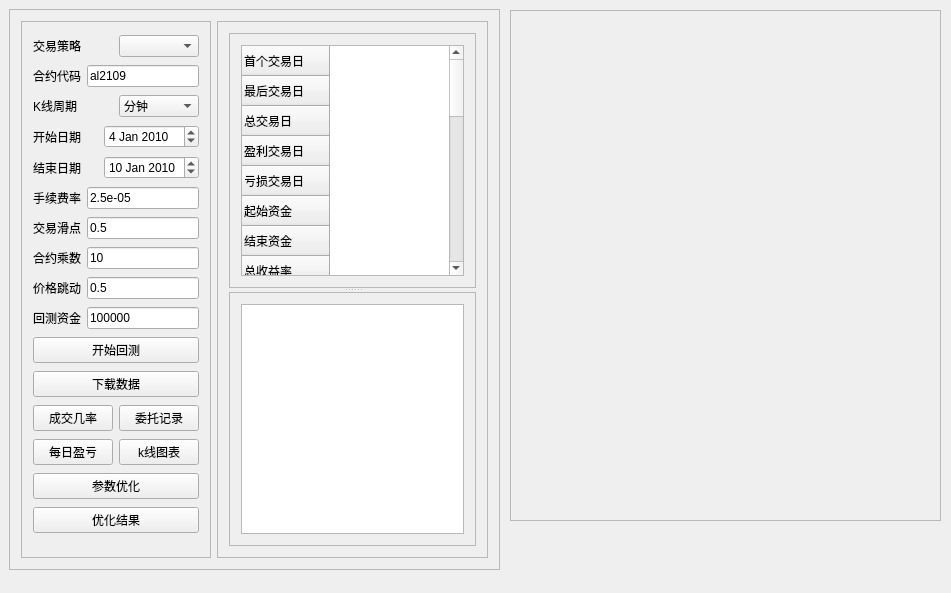
<?xml version="1.0" encoding="UTF-8"?>
<ui version="4.0">
 <class>BacktesterManager</class>
 <widget class="QWidget" name="BacktesterManager">
  <property name="geometry">
   <rect>
    <x>0</x>
    <y>0</y>
    <width>951</width>
    <height>593</height>
   </rect>
  </property>
  <property name="windowTitle">
   <string>BacktesterManager</string>
  </property>
  <widget class="QFrame" name="frame">
   <property name="geometry">
    <rect>
     <x>9</x>
     <y>9</y>
     <width>491</width>
     <height>561</height>
    </rect>
   </property>
   <property name="frameShape">
    <enum>QFrame::StyledPanel</enum>
   </property>
   <property name="frameShadow">
    <enum>QFrame::Raised</enum>
   </property>
   <layout class="QHBoxLayout" name="horizontalLayout_4">
    <item>
     <widget class="QFrame" name="frame_3">
      <property name="frameShape">
       <enum>QFrame::StyledPanel</enum>
      </property>
      <property name="frameShadow">
       <enum>QFrame::Raised</enum>
      </property>
      <layout class="QGridLayout" name="gridLayout_3">
       <item row="0" column="0">
        <layout class="QHBoxLayout" name="horizontalLayout">
         <item>
          <widget class="QLabel" name="label">
           <property name="text">
            <string>交易策略</string>
           </property>
          </widget>
         </item>
         <item>
          <widget class="QComboBox" name="comboBox"/>
         </item>
        </layout>
       </item>
       <item row="1" column="0">
        <layout class="QHBoxLayout" name="horizontalLayout_2">
         <item>
          <widget class="QLabel" name="label_2">
           <property name="text">
            <string>合约代码</string>
           </property>
          </widget>
         </item>
         <item>
          <widget class="QLineEdit" name="lineEdit_2">
           <property name="text">
            <string>al2109</string>
           </property>
          </widget>
         </item>
        </layout>
       </item>
       <item row="2" column="0">
        <layout class="QHBoxLayout" name="horizontalLayout_7">
         <item>
          <widget class="QLabel" name="label_7">
           <property name="text">
            <string>K线周期</string>
           </property>
          </widget>
         </item>
         <item>
          <widget class="QComboBox" name="comboBox_2">
           <item>
            <property name="text">
             <string>分钟</string>
            </property>
           </item>
           <item>
            <property name="text">
             <string>小时</string>
            </property>
           </item>
           <item>
            <property name="text">
             <string>天</string>
            </property>
           </item>
          </widget>
         </item>
        </layout>
       </item>
       <item row="3" column="0">
        <layout class="QHBoxLayout" name="horizontalLayout_8">
         <item>
          <widget class="QLabel" name="label_8">
           <property name="text">
            <string>开始日期</string>
           </property>
          </widget>
         </item>
         <item>
          <widget class="QDateEdit" name="dateEdit">
           <property name="dateTime">
            <datetime>
             <hour>0</hour>
             <minute>0</minute>
             <second>0</second>
             <year>2010</year>
             <month>1</month>
             <day>4</day>
            </datetime>
           </property>
          </widget>
         </item>
        </layout>
       </item>
       <item row="4" column="0">
        <layout class="QHBoxLayout" name="horizontalLayout_11">
         <item>
          <widget class="QLabel" name="label_11">
           <property name="text">
            <string>结束日期</string>
           </property>
          </widget>
         </item>
         <item>
          <widget class="QDateEdit" name="dateEdit_2">
           <property name="dateTime">
            <datetime>
             <hour>0</hour>
             <minute>0</minute>
             <second>0</second>
             <year>2010</year>
             <month>1</month>
             <day>10</day>
            </datetime>
           </property>
          </widget>
         </item>
        </layout>
       </item>
       <item row="5" column="0">
        <layout class="QHBoxLayout" name="horizontalLayout_10">
         <item>
          <widget class="QLabel" name="label_10">
           <property name="text">
            <string>手续费率</string>
           </property>
          </widget>
         </item>
         <item>
          <widget class="QLineEdit" name="lineEdit_10">
           <property name="text">
            <string>2.5e-05</string>
           </property>
          </widget>
         </item>
        </layout>
       </item>
       <item row="6" column="0">
        <layout class="QHBoxLayout" name="horizontalLayout_9">
         <item>
          <widget class="QLabel" name="label_9">
           <property name="text">
            <string>交易滑点</string>
           </property>
          </widget>
         </item>
         <item>
          <widget class="QLineEdit" name="lineEdit_9">
           <property name="text">
            <string>0.5</string>
           </property>
          </widget>
         </item>
        </layout>
       </item>
       <item row="7" column="0">
        <layout class="QHBoxLayout" name="horizontalLayout_12">
         <item>
          <widget class="QLabel" name="label_12">
           <property name="text">
            <string>合约乘数</string>
           </property>
          </widget>
         </item>
         <item>
          <widget class="QLineEdit" name="lineEdit_12">
           <property name="text">
            <string>10</string>
           </property>
          </widget>
         </item>
        </layout>
       </item>
       <item row="8" column="0">
        <layout class="QHBoxLayout" name="horizontalLayout_13">
         <item>
          <widget class="QLabel" name="label_13">
           <property name="text">
            <string>价格跳动</string>
           </property>
          </widget>
         </item>
         <item>
          <widget class="QLineEdit" name="lineEdit_13">
           <property name="text">
            <string>0.5</string>
           </property>
          </widget>
         </item>
        </layout>
       </item>
       <item row="9" column="0">
        <layout class="QHBoxLayout" name="horizontalLayout_14">
         <item>
          <widget class="QLabel" name="label_14">
           <property name="text">
            <string>回测资金</string>
           </property>
          </widget>
         </item>
         <item>
          <widget class="QLineEdit" name="lineEdit_14">
           <property name="text">
            <string>100000</string>
           </property>
          </widget>
         </item>
        </layout>
       </item>
       <item row="10" column="0">
        <widget class="QPushButton" name="pushButton">
         <property name="text">
          <string>开始回测</string>
         </property>
        </widget>
       </item>
       <item row="11" column="0">
        <widget class="QPushButton" name="pushButton_2">
         <property name="text">
          <string>下载数据</string>
         </property>
        </widget>
       </item>
       <item row="12" column="0">
        <layout class="QHBoxLayout" name="horizontalLayout_15">
         <item>
          <widget class="QPushButton" name="pushButton_4">
           <property name="text">
            <string>成交几率</string>
           </property>
          </widget>
         </item>
         <item>
          <widget class="QPushButton" name="pushButton_3">
           <property name="text">
            <string>委托记录</string>
           </property>
          </widget>
         </item>
        </layout>
       </item>
       <item row="13" column="0">
        <layout class="QHBoxLayout" name="horizontalLayout_16">
         <item>
          <widget class="QPushButton" name="pushButton_5">
           <property name="text">
            <string>每日盈亏</string>
           </property>
          </widget>
         </item>
         <item>
          <widget class="QPushButton" name="pushButton_6">
           <property name="text">
            <string>k线图表</string>
           </property>
          </widget>
         </item>
        </layout>
       </item>
       <item row="14" column="0">
        <widget class="QPushButton" name="pushButton_7">
         <property name="text">
          <string>参数优化</string>
         </property>
        </widget>
       </item>
       <item row="15" column="0">
        <widget class="QPushButton" name="pushButton_8">
         <property name="text">
          <string>优化结果</string>
         </property>
        </widget>
       </item>
      </layout>
     </widget>
    </item>
    <item>
     <widget class="QFrame" name="frame_4">
      <property name="frameShape">
       <enum>QFrame::StyledPanel</enum>
      </property>
      <property name="frameShadow">
       <enum>QFrame::Raised</enum>
      </property>
      <layout class="QGridLayout" name="gridLayout_4">
       <item row="0" column="0">
        <widget class="QSplitter" name="splitter_4">
         <property name="orientation">
          <enum>Qt::Vertical</enum>
         </property>
         <widget class="QFrame" name="frame_5">
          <property name="frameShape">
           <enum>QFrame::StyledPanel</enum>
          </property>
          <property name="frameShadow">
           <enum>QFrame::Raised</enum>
          </property>
          <layout class="QVBoxLayout" name="verticalLayout">
           <item>
            <widget class="QTableWidget" name="tableWidget">
             <row>
              <property name="text">
               <string>首个交易日</string>
              </property>
             </row>
             <row>
              <property name="text">
               <string>最后交易日</string>
              </property>
             </row>
             <row>
              <property name="text">
               <string>总交易日</string>
              </property>
             </row>
             <row>
              <property name="text">
               <string>盈利交易日</string>
              </property>
             </row>
             <row>
              <property name="text">
               <string>亏损交易日</string>
              </property>
             </row>
             <row>
              <property name="text">
               <string>起始资金</string>
              </property>
             </row>
             <row>
              <property name="text">
               <string>结束资金</string>
              </property>
             </row>
             <row>
              <property name="text">
               <string>总收益率</string>
              </property>
             </row>
             <row>
              <property name="text">
               <string>年化收益</string>
              </property>
             </row>
             <row>
              <property name="text">
               <string>最大回撤</string>
              </property>
             </row>
             <row>
              <property name="text">
               <string>百分比最大回撤</string>
              </property>
             </row>
             <row>
              <property name="text">
               <string>总盈亏</string>
              </property>
             </row>
             <row>
              <property name="text">
               <string>总手续费</string>
              </property>
             </row>
             <row>
              <property name="text">
               <string>总滑点</string>
              </property>
             </row>
             <row>
              <property name="text">
               <string>总成交金额</string>
              </property>
             </row>
             <row>
              <property name="text">
               <string>总成交笔数</string>
              </property>
             </row>
             <row>
              <property name="text">
               <string>日均盈亏</string>
              </property>
             </row>
             <row>
              <property name="text">
               <string>日均手续费</string>
              </property>
             </row>
             <row>
              <property name="text">
               <string>日均滑点</string>
              </property>
             </row>
             <row>
              <property name="text">
               <string>日均成交金额</string>
              </property>
             </row>
             <row>
              <property name="text">
               <string>日均成交笔数</string>
              </property>
             </row>
             <row>
              <property name="text">
               <string>日均收益率</string>
              </property>
             </row>
             <row>
              <property name="text">
               <string>收益标准差</string>
              </property>
             </row>
             <row>
              <property name="text">
               <string>Sharpe Ratio</string>
              </property>
             </row>
             <row>
              <property name="text">
               <string>收益回撤比</string>
              </property>
             </row>
            </widget>
           </item>
          </layout>
         </widget>
         <widget class="QFrame" name="frame_6">
          <property name="frameShape">
           <enum>QFrame::StyledPanel</enum>
          </property>
          <property name="frameShadow">
           <enum>QFrame::Raised</enum>
          </property>
          <layout class="QGridLayout" name="gridLayout">
           <item row="0" column="0">
            <widget class="QTextEdit" name="textEdit"/>
           </item>
          </layout>
         </widget>
        </widget>
       </item>
      </layout>
     </widget>
    </item>
   </layout>
  </widget>
  <widget class="QFrame" name="frame_2">
   <property name="geometry">
    <rect>
     <x>510</x>
     <y>10</y>
     <width>431</width>
     <height>511</height>
    </rect>
   </property>
   <property name="frameShape">
    <enum>QFrame::StyledPanel</enum>
   </property>
   <property name="frameShadow">
    <enum>QFrame::Raised</enum>
   </property>
   <layout class="QVBoxLayout" name="verticalLayout_2">
    <item>
     <widget class="QCustomPlot" name="widget" native="true"/>
    </item>
    <item>
     <widget class="QCustomPlot" name="widget_2" native="true"/>
    </item>
    <item>
     <widget class="QCustomPlot" name="widget_3" native="true"/>
    </item>
    <item>
     <widget class="QCustomPlot" name="widget_4" native="true"/>
    </item>
   </layout>
  </widget>
 </widget>
 <layoutdefault spacing="6" margin="11"/>
 <customwidgets>
  <customwidget>
   <class>QCustomPlot</class>
   <extends>QWidget</extends>
   <header>qcustomplot.h</header>
   <container>1</container>
  </customwidget>
 </customwidgets>
 <resources/>
 <connections>
  <connection>
   <sender>pushButton</sender>
   <signal>clicked()</signal>
   <receiver>BacktesterManager</receiver>
   <slot>startBacktest_clicked()</slot>
   <hints>
    <hint type="sourcelabel">
     <x>131</x>
     <y>363</y>
    </hint>
    <hint type="destinationlabel">
     <x>324</x>
     <y>-17</y>
    </hint>
   </hints>
  </connection>
 </connections>
 <slots>
  <slot>startBacktest_clicked()</slot>
 </slots>
</ui>
